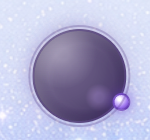
#> input picture qa/constellation-orbit-remediation-2026-08-02/shadow-planet-light-source.png, 150 x 140 px
$ python extract-shadow-planet-assets.py
#> lines starting #> are read from the running program, lines starting #| are printed output that depends on the picture
from pathlib import Path
from PIL import Image, ImageEnhance
import math


ROOT = Path(__file__).resolve().parents[2]
QA = Path(__file__).resolve().parent


def feathered_union_mask(size, circles, exclusions=()):
    width, height = size
    mask = Image.new("L", size)
    pixels = mask.load()
    for y in range(height):
        for x in range(width):
            alpha = 0.0
            for cx, cy, radius, feather in circles:
                distance = math.hypot(x - cx, y - cy)
                alpha = max(alpha, min(1.0, max(0.0, (radius - distance) / feather)))
            for left, top, right, bottom in exclusions:
                if left <= x <= right and top <= y <= bottom:
                    alpha = 0.0
            pixels[x, y] = round(alpha * 255)
    return mask


def export(source_name, output_name, circles, exclusions=(), transform=None):
#> called with source_name = 'shadow-planet-light-source.png', output_name = 'xinghai-shadow-planet-dark.png', exclusions = ()
    image = Image.open(QA / source_name).convert("RGBA")
    image.putalpha(feathered_union_mask(image.size, circles, exclusions))
#> in feathered_union_mask, `mask = Image.new("L", size)`: mask: PIL image 150x140 L; every value is 0
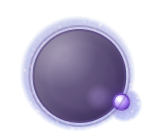
#> image: PIL image 150x140 RGBA; mean R, G, B, A 175.4, 174.2, 207.5, 123.1; transparent parts drawn white
    if transform:
        image = transform(image)
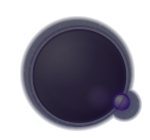
#> image: PIL image 150x140 RGBA; mean R, G, B, A 72.4, 71.8, 89.6, 123.1; transparent parts drawn white
    output = ROOT / "xinghai-workbench" / "assets" / output_name
    image.save(output, optimize=True)
    installed = ROOT / "test-vault" / ".obsidian" / "plugins" / "xinghai-workbench" / "assets" / output_name
    image.save(installed, optimize=True)


export(
    "shadow-planet-light-source.png",
    "xinghai-shadow-planet-dark.png",
    [(77, 73, 58, 5), (124, 104, 18, 4)],
    transform=lambda image: ImageEnhance.Color(ImageEnhance.Brightness(image).enhance(0.42)).enhance(1.28),
)
export(
    "shadow-planet-light-source.png",
    "xinghai-shadow-planet-light.png",
    [(77, 73, 58, 5), (124, 104, 18, 4)],
)
